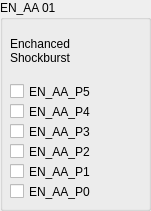
   <widget class="QGroupBox" name="groupBox_4">
    <property name="geometry">
     <rect>
      <x>0</x>
      <y>320</y>
      <width>151</width>
      <height>211</height>
     </rect>
    </property>
    <property name="title">
     <string>EN_AA 01</string>
    </property>
    <widget class="QLabel" name="label_3">
     <property name="geometry">
      <rect>
       <x>10</x>
       <y>30</y>
       <width>91</width>
       <height>41</height>
      </rect>
     </property>
     <property name="text">
      <string>Enchanced
Shockburst</string>
     </property>
    </widget>
    <widget class="QCheckBox" name="cbEN_AA_P5">
     <property name="geometry">
      <rect>
       <x>10</x>
       <y>80</y>
       <width>111</width>
       <height>23</height>
      </rect>
     </property>
     <property name="toolTip">
      <string>01:5</string>
     </property>
     <property name="text">
      <string>EN_AA_P5</string>
     </property>
    </widget>
    <widget class="QCheckBox" name="cbEN_AA_P4">
     <property name="geometry">
      <rect>
       <x>10</x>
       <y>100</y>
       <width>111</width>
       <height>23</height>
      </rect>
     </property>
     <property name="toolTip">
      <string>01:4</string>
     </property>
     <property name="text">
      <string>EN_AA_P4</string>
     </property>
    </widget>
    <widget class="QCheckBox" name="cbEN_AA_P3">
     <property name="geometry">
      <rect>
       <x>10</x>
       <y>120</y>
       <width>111</width>
       <height>23</height>
      </rect>
     </property>
     <property name="toolTip">
      <string>01:3</string>
     </property>
     <property name="text">
      <string>EN_AA_P3</string>
     </property>
    </widget>
    <widget class="QCheckBox" name="cbEN_AA_P2">
     <property name="geometry">
      <rect>
       <x>10</x>
       <y>140</y>
       <width>111</width>
       <height>23</height>
      </rect>
     </property>
     <property name="toolTip">
      <string>01:2</string>
     </property>
     <property name="text">
      <string>EN_AA_P2</string>
     </property>
    </widget>
    <widget class="QCheckBox" name="cbEN_AA_P1">
     <property name="geometry">
      <rect>
       <x>10</x>
       <y>160</y>
       <width>111</width>
       <height>23</height>
      </rect>
     </property>
     <property name="toolTip">
      <string>01:1</string>
     </property>
     <property name="text">
      <string>EN_AA_P1</string>
     </property>
    </widget>
    <widget class="QCheckBox" name="cbEN_AA_P0">
     <property name="geometry">
      <rect>
       <x>10</x>
       <y>180</y>
       <width>111</width>
       <height>23</height>
      </rect>
     </property>
     <property name="toolTip">
      <string>01:0</string>
     </property>
     <property name="text">
      <string>EN_AA_P0</string>
     </property>
    </widget>
   </widget>
